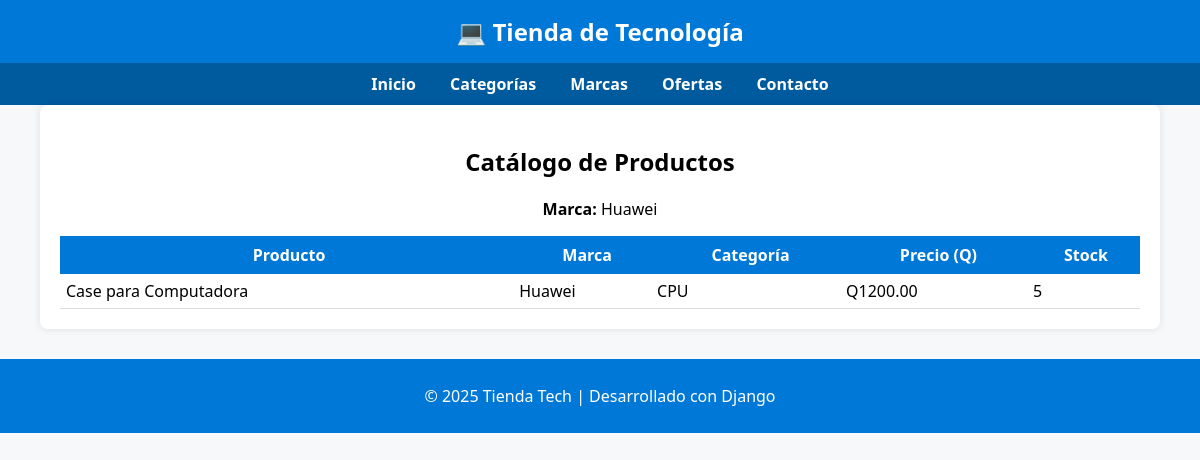
Screenshot of /store/brand/huawei/ with the database file from the repository.
### store/models.py (models this page shows, shortened)
class TimeStampedModel(models.Model):
    created_at = models.DateTimeField(auto_now_add=True)  # Se setea al crear
    updated_at = models.DateTimeField(auto_now=True)      # Se actualiza en cada guardado
    class Meta:
        abstract = True  # No crear tabla para este mixin

class Brand(TimeStampedModel):
    name = models.CharField(max_length=100, unique=True)
    slug = models.SlugField(max_length=120, unique=True)
    class Meta:
        ordering = ['name']
        verbose_name = 'Marca'
        verbose_name_plural = 'Marcas'

class Product(TimeStampedModel):
    category = models.ForeignKey(Category, on_delete=models.PROTECT, related_name='products')
    brand = models.ForeignKey(Brand, on_delete=models.PROTECT, related_name='products')
    name = models.CharField(max_length=150)
    slug = models.SlugField(max_length=170, unique=True)
    price = models.DecimalField(max_digits=10, decimal_places=2)  # hasta 99,999,999.99
    stock = models.PositiveIntegerField(default=0)                # existencias (no negativos)
    is_active = models.BooleanField(default=True)                 # visible/oculto en catálogo
    class Meta:
        indexes = [
            models.Index(fields=['slug']),         # Búsquedas rápidas por slug
            models.Index(fields=['is_active']),    # Filtros por disponibilidad
        ]
        ordering = ['name']
        verbose_name = 'Producto'
        verbose_name_plural = 'Productos'

class Category(TimeStampedModel):
    name = models.CharField(max_length=100, unique=True)  # Nombre visible
    slug = models.SlugField(max_length=120, unique=True)  # Para URL amigable (/laptops/)
    class Meta:
        ordering = ['name']  # Orden alfabético por defecto en consultas
        verbose_name = 'Categoría'
        verbose_name_plural = 'Categorías'

### store/views.py (the view)
# urls.py: path('brand/<slug:slug>/', views.brand_view, name='brand_products'),
def brand_view(request, slug):
    brand = get_object_or_404(Brand, slug=slug)
    products = Product.objects.filter(brand=brand, is_active=True)
    return render(request, 'store/catalog.html', {
        'products': products,
        'selected_brand': brand.name
    })

### store/templates/store/catalog.html (shortened to what this page needs)
{% extends 'store/base.html' %}
{% block content %}
<h2 style="text-align:center;">Catálogo de Productos</h2>
{% if selected_category %}
<p style="text-align:center;"><strong>Categoría:</strong> {{ selected_category }}</p>
{% elif selected_brand %}
<p style="text-align:center;"><strong>Marca:</strong> {{ selected_brand }}</p>
{% endif %}
<table style="width:100%; border-collapse:collapse;">
    <thead>
    <tr style="background-color:#0078D7; color:white;">
        <th style="padding:8px;">Producto</th>
        <th>Marca</th>
        <th>Categoría</th>
        <th>Precio (Q)</th>
        <th>Stock</th>
    </tr>
    </thead>
    <tbody>
    {% for p in products %}
        <tr style="border-bottom:1px solid #ddd;">
            <td style="padding:6px;">{{ p.name }}</td>
            <td>{{ p.brand.name }}</td>
            <td>{{ p.category.name }}</td>
            <td>Q{{ p.price }}</td>
            <td>{{ p.stock }}</td>
        </tr>
    {% empty %}
        <tr><td colspan="5" style="text-align:center;">No hay productos disponibles.</td></tr>
    {% endfor %}
    </tbody>
</table>
{% endblock %}

### store/templates/store/base.html (style rules this page uses)
body { font-family: 'Segoe UI', Tahoma, sans-serif; margin: 0; background-color: #f7f8fa; }

### rows the page displays
Brand: name "Huawei"
Product: name "Case para Computadora", brand.name "Huawei", category.name "CPU", price "1200.00", stock "5"
